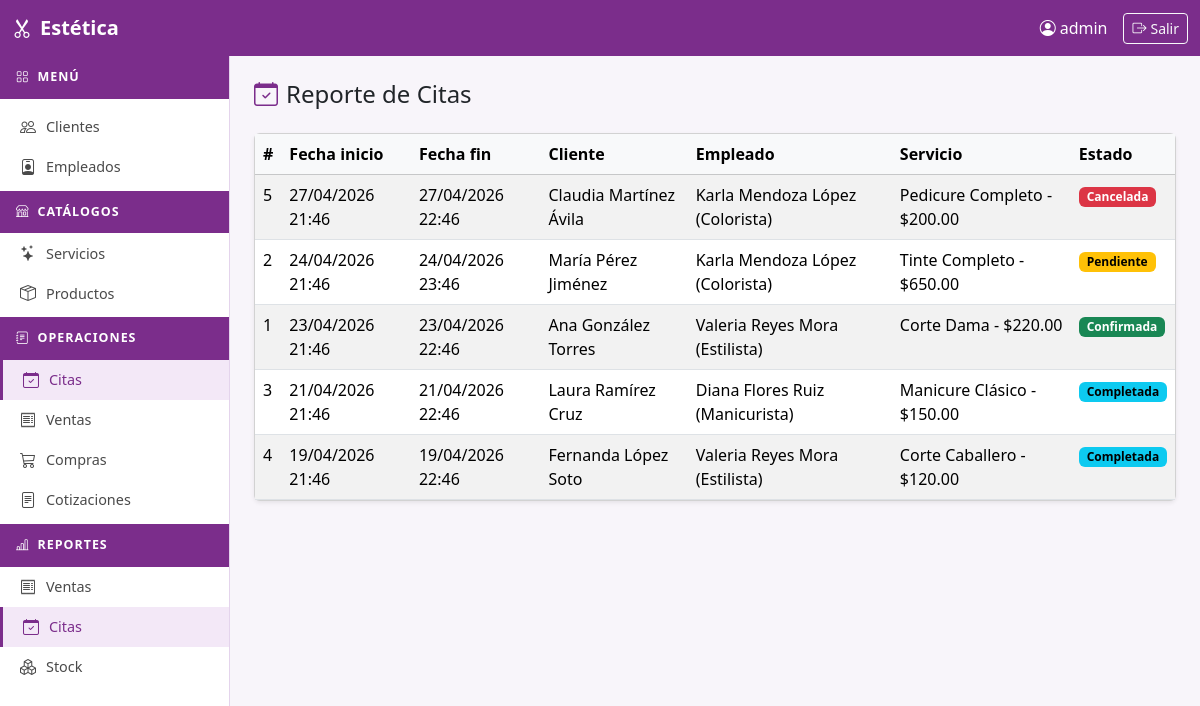
Before: /reportes/citas/ (signed in) with the older database file.
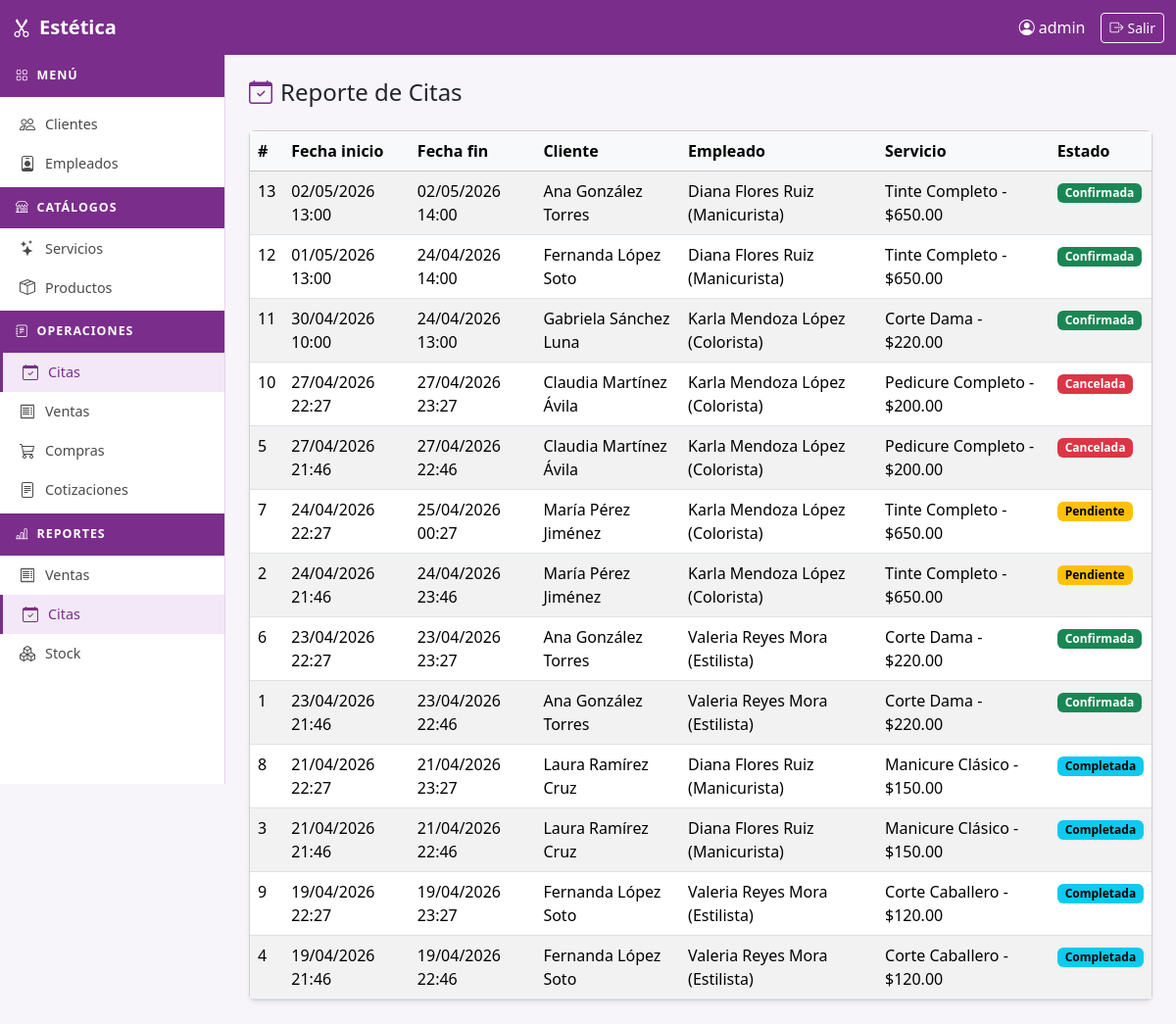
After: the same page with the newer database file.
### apps/operaciones/models.py (models this page shows, shortened)
class Cita(models.Model):
    ESTADO_CHOICES = [
        ('pendiente', 'Pendiente'),
        ('confirmada', 'Confirmada'),
        ('completada', 'Completada'),
        ('cancelada', 'Cancelada'),
    ]
    cliente = models.ForeignKey(Cliente, on_delete=models.CASCADE, related_name='citas')
    empleado = models.ForeignKey(Empleado, on_delete=models.CASCADE, related_name='citas')
    servicio = models.ForeignKey(Servicio, on_delete=models.CASCADE, related_name='citas')
    fecha_inicio = models.DateTimeField()
    fecha_fin = models.DateTimeField()
    estado = models.CharField(max_length=20, choices=ESTADO_CHOICES, default='pendiente')
    activo = models.BooleanField(default=True)
    class Meta:
        verbose_name = 'Cita'
        verbose_name_plural = 'Citas'
        ordering = ['-fecha_inicio']

### apps/clientes/models.py (models this page shows)
class Cliente(models.Model):
    nombre = models.CharField(max_length=50)
    telefono = models.CharField(max_length=50)
    email = models.CharField(max_length=100, blank=True)
    fecha_registro = models.DateTimeField(auto_now_add=True)
    activo = models.BooleanField(default=True)
    class Meta:
        verbose_name = 'Cliente'
        verbose_name_plural = 'Clientes'
        ordering = ['nombre']
    def __str__(self):
        return self.nombre

### apps/empleados/models.py (models this page shows)
class Empleado(models.Model):
    ROL_CHOICES = [
        ('estilista', 'Estilista'),
        ('colorista', 'Colorista'),
        ('manicurista', 'Manicurista'),
        ('recepcionista', 'Recepcionista'),
        ('gerente', 'Gerente'),
    ]
    nombre = models.CharField(max_length=50)
    telefono = models.CharField(max_length=50)
    rol = models.CharField(max_length=50, choices=ROL_CHOICES)
    fecha_ingreso = models.DateField()
    activo = models.BooleanField(default=True)
    class Meta:
        verbose_name = 'Empleado'
        verbose_name_plural = 'Empleados'
        ordering = ['nombre']
    def __str__(self):
        return f'{self.nombre} ({self.get_rol_display()})'

### apps/servicios/models.py (models this page shows)
class Servicio(models.Model):
    CATEGORIA_CHOICES = [
        ('corte', 'Corte'),
        ('color', 'Color'),
        ('tratamiento', 'Tratamiento'),
        ('unas', 'Uñas'),
        ('maquillaje', 'Maquillaje'),
        ('otro', 'Otro'),
    ]
    nombre = models.CharField(max_length=50)
    categoria = models.CharField(max_length=50, choices=CATEGORIA_CHOICES)
    precio_base = models.DecimalField(max_digits=10, decimal_places=2)
    activo = models.BooleanField(default=True)
    class Meta:
        verbose_name = 'Servicio'
        verbose_name_plural = 'Servicios'
        ordering = ['categoria', 'nombre']
    def __str__(self):
        return f'{self.nombre} - ${self.precio_base}'

### apps/operaciones/views_reportes.py (the view)
@login_required
def reporte_citas(request):
    citas = Cita.objects.filter(activo=True).select_related('cliente', 'empleado', 'servicio').order_by('-fecha_inicio')
    return render(request, 'reportes/reporte_citas.html', {'citas': citas})

### templates/reportes/reporte_citas.html (shortened to what this page needs)
{% extends "base.html" %}
{% block content %}
<div class="d-flex justify-content-between align-items-center mb-4">
  <h4 class="mb-0"><i class="bi bi-calendar-check me-2" style="color:#7b2d8b"></i>Reporte de Citas</h4>
</div>
<div class="card shadow-sm">
  <div class="card-body p-0">
    <div class="table-responsive">
      <table class="table table-hover table-striped mb-0">
        <thead class="table-light">
          <tr>
            <th>#</th>
            <th>Fecha inicio</th>
            <th>Fecha fin</th>
            <th>Cliente</th>
            <th>Empleado</th>
            <th>Servicio</th>
            <th>Estado</th>
          </tr>
        </thead>
        <tbody>
          {% for cita in citas %}
          <tr>
            <td>{{ cita.pk }}</td>
            <td>{{ cita.fecha_inicio|date:"d/m/Y H:i" }}</td>
            <td>{{ cita.fecha_fin|date:"d/m/Y H:i" }}</td>
            <td>{{ cita.cliente }}</td>
            <td>{{ cita.empleado }}</td>
            <td>{{ cita.servicio }}</td>
            <td>
              <span class="badge badge-{{ cita.estado }}">{{ cita.get_estado_display }}</span>
            </td>
          </tr>
          {% empty %}
          <tr><td colspan="7" class="text-center text-muted py-4">No hay citas registradas.</td></tr>
          {% endfor %}
        </tbody>
      </table>
    </div>
  </div>
</div>
{% endblock %}

### templates/base.html (shortened to what this page needs)
<!DOCTYPE html>
<html lang="es">
<head>
  <link rel="stylesheet" href="https://cdn.jsdelivr.net/npm/bootstrap@5.3.3/dist/css/bootstrap.min.css">
  <link rel="stylesheet" href="https://cdn.jsdelivr.net/npm/bootstrap-icons@1.11.3/font/bootstrap-icons.min.css">
</head>
<body>
<nav class="navbar navbar-estetica fixed-top">
  <div class="container-fluid">
    <a class="navbar-brand fw-bold fs-5" href="/">
      <i class="bi bi-scissors me-2"></i>Estética
    </a>
    {% if user.is_authenticated %}
    <div class="d-flex align-items-center gap-3">
      <span class="navbar-text">
        <i class="bi bi-person-circle me-1"></i>{{ user.get_full_name|default:user.username }}
      </span>
      <form method="post" action="/auth/logout/" class="m-0">
        <button type="submit" class="btn btn-sm btn-outline-light">
          <i class="bi bi-box-arrow-right me-1"></i>Salir
        </button>
      </form>
    </div>
    {% endif %}
  </div>
</nav>
{% if user.is_authenticated %}
<nav id="sidebar">
  <div class="sidebar-header"><i class="bi bi-grid me-2"></i>Menú</div>
  <ul class="nav flex-column py-2">
    <li class="nav-item">
      <a class="nav-link {% if request.resolver_match.app_name == 'clientes' %}active{% endif %}"
         href="{% url 'clientes:list' %}">
        <i class="bi bi-people"></i> Clientes
      </a>
    </li>
    <li class="nav-item">
      <a class="nav-link {% if request.resolver_match.app_name == 'empleados' %}active{% endif %}"
         href="{% url 'empleados:list' %}">
        <i class="bi bi-person-badge"></i> Empleados
      </a>
    </li>
    <div class="sidebar-header mt-1"><i class="bi bi-shop me-2"></i>Catálogos</div>
    <li class="nav-item">
      <a class="nav-link {% if 'servicio_list' in request.resolver_match.url_name %}active{% endif %}"
         href="{% url 'servicios:servicio_list' %}">
        <i class="bi bi-stars"></i> Servicios
      </a>
    </li>
    <li class="nav-item">
      <a class="nav-link {% if 'producto_list' in request.resolver_match.url_name %}active{% endif %}"
         href="{% url 'servicios:producto_list' %}">
        <i class="bi bi-box-seam"></i> Productos
      </a>
    </li>
    <div class="sidebar-header mt-1"><i class="bi bi-journal-text me-2"></i>Operaciones</div>
    <li class="nav-item">
      <a class="nav-link {% if 'cita' in request.resolver_match.url_name %}active{% endif %}"
         href="{% url 'operaciones:cita_list' %}">
        <i class="bi bi-calendar-check"></i> Citas
      </a>
    </li>
    <li class="nav-item">
      <a class="nav-link {% if 'venta' in request.resolver_match.url_name %}active{% endif %}"
         href="{% url 'operaciones:venta_list' %}">
        <i class="bi bi-receipt"></i> Ventas
      </a>
    </li>
    <li class="nav-item">
      <a class="nav-link {% if 'compra' in request.resolver_match.url_name %}active{% endif %}"
         href="{% url 'operaciones:compra_list' %}">
        <i class="bi bi-cart3"></i> Compras
      </a>
    </li>
    <li class="nav-item">
      <a class="nav-link {% if 'cotizacion' in request.resolver_match.url_name %}active{% endif %}"
         href="{% url 'operaciones:cotizacion_list' %}">
        <i class="bi bi-file-text"></i> Cotizaciones
      </a>
    </li>
    <div class="sidebar-header mt-1"><i class="bi bi-bar-chart-line me-2"></i>Reportes</div>
    <li class="nav-item">
      <a class="nav-link {% if request.resolver_match.url_name == 'reporte_ventas' %}active{% endif %}"
         href="{% url 'reporte_ventas' %}">
        <i class="bi bi-receipt"></i> Ventas
      </a>
    </li>
    <li class="nav-item">
      <a class="nav-link {% if request.resolver_match.url_name == 'reporte_citas' %}active{% endif %}"
         href="{% url 'reporte_citas' %}">
        <i class="bi bi-calendar-check"></i> Citas
      </a>
    </li>
    <li class="nav-item">
      <a class="nav-link {% if request.resolver_match.url_name == 'reporte_stock' %}active{% endif %}"
         href="{% url 'reporte_stock' %}">
        <i class="bi bi-boxes"></i> Stock
      </a>
    </li>
  </ul>
</nav>
{% endif %}
<main id="main-content">
  {% block content %}{% endblock %}
</main>
</body>
</html>

### templates/base.html (style rules this page uses)
:root { --color-primary: #7b2d8b; --color-primary-dark: #5e2069; --color-primary-light: #a94bb8; }
body { background-color: #f8f5fa; }
.navbar-estetica { background-color: var(--color-primary); }
.navbar-estetica .navbar-brand, .navbar-estetica .nav-link, .navbar-estetica .navbar-text { color: #fff !important; }
#sidebar { width: 230px; min-height: calc(100vh - 56px); background-color: #fff; border-right: 1px solid #e4d4ec; position: fixed; top: 56px; left: 0; overflow-y: auto; z-index: 100; }
#sidebar .sidebar-header { background-color: var(--color-primary); color: #fff; padding: 12px 16px; font-size: 0.78rem; text-transform: uppercase; letter-spacing: 0.08em; font-weight: 600; }
#sidebar .nav-link { color: #4a4a4a; padding: 8px 20px; font-size: 0.9rem; border-radius: 0; display: flex; align-items: center; gap: 10px; }
#sidebar .nav-link:hover, #sidebar .nav-link.active { background-color: #f3e8f7; color: var(--color-primary); border-left: 3px solid var(--color-primary); }
#sidebar .nav-link i { font-size: 1rem; }
#main-content { margin-left: 230px; margin-top: 56px; padding: 24px; min-height: calc(100vh - 56px); }
.badge-pendiente { background-color: #ffc107; color: #000; }
.badge-confirmada { background-color: #198754; }
.badge-completada { background-color: #0dcaf0; color: #000; }
.badge-cancelada { background-color: #dc3545; }

Changed rows visible on the page:
added Cita: pk "13", fecha_inicio "02/05/2026 13:00", fecha_fin "02/05/2026 14:00", cliente "Ana González Torres", empleado "Diana Flores Ruiz (Manicurista)", servicio "Tinte Completo - $650.00", estado "Confirmada"
added Cita: pk "12", fecha_inicio "01/05/2026 13:00", fecha_fin "24/04/2026 14:00", cliente "Fernanda López Soto", empleado "Diana Flores Ruiz (Manicurista)", servicio "Tinte Completo - $650.00", estado "Confirmada"
added Cita: pk "11", fecha_inicio "30/04/2026 10:00", fecha_fin "24/04/2026 13:00", cliente "Gabriela Sánchez Luna", empleado "Karla Mendoza López (Colorista)", servicio "Corte Dama - $220.00", estado "Confirmada"
added Cita: pk "10", fecha_inicio "27/04/2026 22:27", fecha_fin "27/04/2026 23:27", cliente "Claudia Martínez Ávila", empleado "Karla Mendoza López (Colorista)", servicio "Pedicure Completo - $200.00", estado "Cancelada"
added Cita: pk "7", fecha_inicio "24/04/2026 22:27", fecha_fin "25/04/2026 00:27", cliente "María Pérez Jiménez", empleado "Karla Mendoza López (Colorista)", servicio "Tinte Completo - $650.00", estado "Pendiente"
added Cita: pk "6", fecha_inicio "23/04/2026 22:27", fecha_fin "23/04/2026 23:27", cliente "Ana González Torres", empleado "Valeria Reyes Mora (Estilista)", servicio "Corte Dama - $220.00", estado "Confirmada"
added Cita: pk "8", fecha_inicio "21/04/2026 22:27", fecha_fin "21/04/2026 23:27", cliente "Laura Ramírez Cruz", empleado "Diana Flores Ruiz (Manicurista)", servicio "Manicure Clásico - $150.00", estado "Completada"
added Cita: pk "9", fecha_inicio "19/04/2026 22:27", fecha_fin "19/04/2026 23:27", cliente "Fernanda López Soto", empleado "Valeria Reyes Mora (Estilista)", servicio "Corte Caballero - $120.00", estado "Completada"
